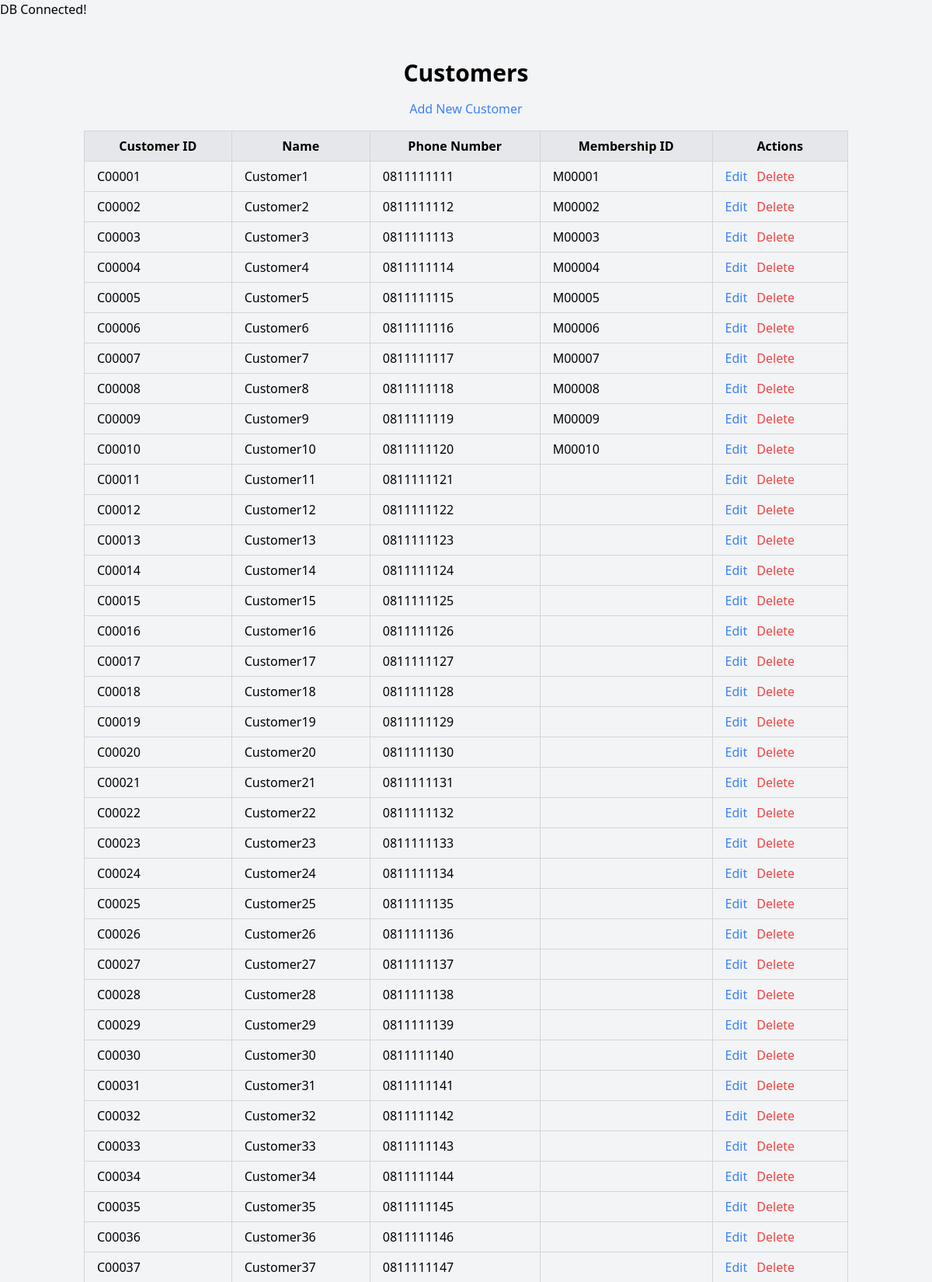
Screenshot of /sources/customers/customers.php (upper part) with the database file from the repository.
### tables this page shows
CREATE TABLE Customers (
        CustomerID char(6)  NOT NULL,
        Name varchar(100)  NOT NULL,
        PhoneNumber varchar(20)  NOT NULL,
        Membership_MembershipID char(6)  NOT NULL,
        CONSTRAINT Customers_pk PRIMARY KEY (CustomerID)
    );

### sources/customers/customers.php (the view, shortened to what this page needs)
<?php
include '../../service/db.php';
$sql = 'SELECT * FROM Customers';
$statement = $pdo->prepare($sql);
$statement->execute();
$customers = $statement->fetchAll();
?>
<!DOCTYPE html>
<html lang="en">
<head>
    <link rel="stylesheet" href="../css/styles.css">
    <link href="https://cdn.jsdelivr.net/npm/tailwindcss@2.2.19/dist/tailwind.min.css" rel="stylesheet">
</head>
<body class="bg-gray-100">
    <div class="container mx-auto mt-8">
        <h1 class="text-3xl font-bold mb-4 text-center">Customers</h1>
        <a href="add.php" class="block text-center mb-4 text-blue-500 hover:text-blue-700">Add New Customer</a>
        <table class="w-full border-collapse border border-gray-200">
            <thead>
                <tr class="bg-gray-200">
                    <th class="border border-gray-300 px-4 py-2">Customer ID</th>
                    <th class="border border-gray-300 px-4 py-2">Name</th>
                    <th class="border border-gray-300 px-4 py-2">Phone Number</th>
                    <th class="border border-gray-300 px-4 py-2">Membership ID</th>
                    <th class="border border-gray-300 px-4 py-2">Actions</th>
                </tr>
            </thead>
            <tbody>
                <?php foreach ($customers as $customer) : ?>
                    <tr>
                        <td class="border border-gray-300 px-4 py-2"><?= htmlspecialchars($customer['CustomerID']) ?></td>
                        <td class="border border-gray-300 px-4 py-2"><?= htmlspecialchars($customer['Name']) ?></td>
                        <td class="border border-gray-300 px-4 py-2"><?= htmlspecialchars($customer['PhoneNumber']) ?></td>
                        <td class="border border-gray-300 px-4 py-2"><?= htmlspecialchars($customer['Membership_MembershipID']) ?></td>
                        <td class="border border-gray-300 px-4 py-2">
                            <a href="edit.php?id=<?= htmlspecialchars($customer['CustomerID']) ?>" class="text-blue-500 hover:text-blue-700">Edit</a>
                            <a href="customers.php?delete_id=<?= htmlspecialchars($customer['CustomerID']) ?>" onclick="return confirm('Are you sure?')" class="ml-2 text-red-500 hover:text-red-700">Delete</a>
                        </td>
                    </tr>
                <?php endforeach; ?>
            </tbody>
        </table>
    </div>
</body>
</html>

### styles.css (style rules this page uses)
.container { max-width: 800px; margin: 0 auto; padding: 20px; }
h1 { text-align: center; }

### sources/customers/customers.php (style rules this page uses)
body { display: flex; flex-direction: column; min-height: 100vh; }

### rows the page displays
customers: CustomerID "C00001", Name "Customer1", PhoneNumber "0811111111", Membership_MembershipID "M00001"
customers: CustomerID "C00002", Name "Customer2", PhoneNumber "0811111112", Membership_MembershipID "M00002"
customers: CustomerID "C00003", Name "Customer3", PhoneNumber "0811111113", Membership_MembershipID "M00003"
customers: CustomerID "C00004", Name "Customer4", PhoneNumber "0811111114", Membership_MembershipID "M00004"
customers: CustomerID "C00005", Name "Customer5", PhoneNumber "0811111115", Membership_MembershipID "M00005"
customers: CustomerID "C00006", Name "Customer6", PhoneNumber "0811111116", Membership_MembershipID "M00006"
customers: CustomerID "C00007", Name "Customer7", PhoneNumber "0811111117", Membership_MembershipID "M00007"
customers: CustomerID "C00008", Name "Customer8", PhoneNumber "0811111118", Membership_MembershipID "M00008"
customers: CustomerID "C00009", Name "Customer9", PhoneNumber "0811111119", Membership_MembershipID "M00009"
customers: CustomerID "C00010", Name "Customer10", PhoneNumber "0811111120", Membership_MembershipID "M00010"
customers: CustomerID "C00011", Name "Customer11", PhoneNumber "0811111121"
customers: CustomerID "C00012", Name "Customer12", PhoneNumber "0811111122"
customers: CustomerID "C00013", Name "Customer13", PhoneNumber "0811111123"
customers: CustomerID "C00014", Name "Customer14", PhoneNumber "0811111124"
customers: CustomerID "C00015", Name "Customer15", PhoneNumber "0811111125"
customers: CustomerID "C00016", Name "Customer16", PhoneNumber "0811111126"
customers: CustomerID "C00017", Name "Customer17", PhoneNumber "0811111127"
customers: CustomerID "C00018", Name "Customer18", PhoneNumber "0811111128"
customers: CustomerID "C00019", Name "Customer19", PhoneNumber "0811111129"
customers: CustomerID "C00020", Name "Customer20", PhoneNumber "0811111130"
customers: CustomerID "C00021", Name "Customer21", PhoneNumber "0811111131"
customers: CustomerID "C00022", Name "Customer22", PhoneNumber "0811111132"
customers: CustomerID "C00023", Name "Customer23", PhoneNumber "0811111133"
customers: CustomerID "C00024", Name "Customer24", PhoneNumber "0811111134"
customers: CustomerID "C00025", Name "Customer25", PhoneNumber "0811111135"
customers: CustomerID "C00026", Name "Customer26", PhoneNumber "0811111136"
customers: CustomerID "C00027", Name "Customer27", PhoneNumber "0811111137"
customers: CustomerID "C00028", Name "Customer28", PhoneNumber "0811111138"
customers: CustomerID "C00029", Name "Customer29", PhoneNumber "0811111139"
customers: CustomerID "C00030", Name "Customer30", PhoneNumber "0811111140"
customers: CustomerID "C00031", Name "Customer31", PhoneNumber "0811111141"
customers: CustomerID "C00032", Name "Customer32", PhoneNumber "0811111142"
customers: CustomerID "C00033", Name "Customer33", PhoneNumber "0811111143"
customers: CustomerID "C00034", Name "Customer34", PhoneNumber "0811111144"
customers: CustomerID "C00035", Name "Customer35", PhoneNumber "0811111145"
customers: CustomerID "C00036", Name "Customer36", PhoneNumber "0811111146"
customers: CustomerID "C00037", Name "Customer37", PhoneNumber "0811111147"
